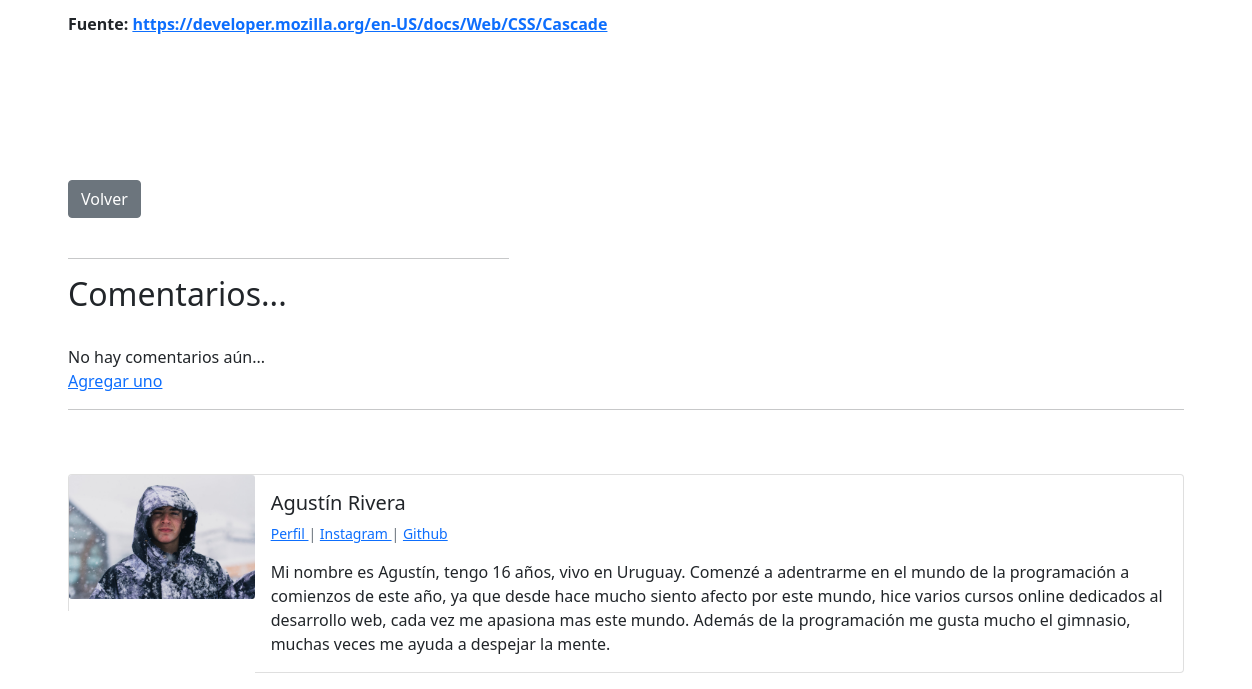
Before: /post/10/ (lower part) with the older database file.
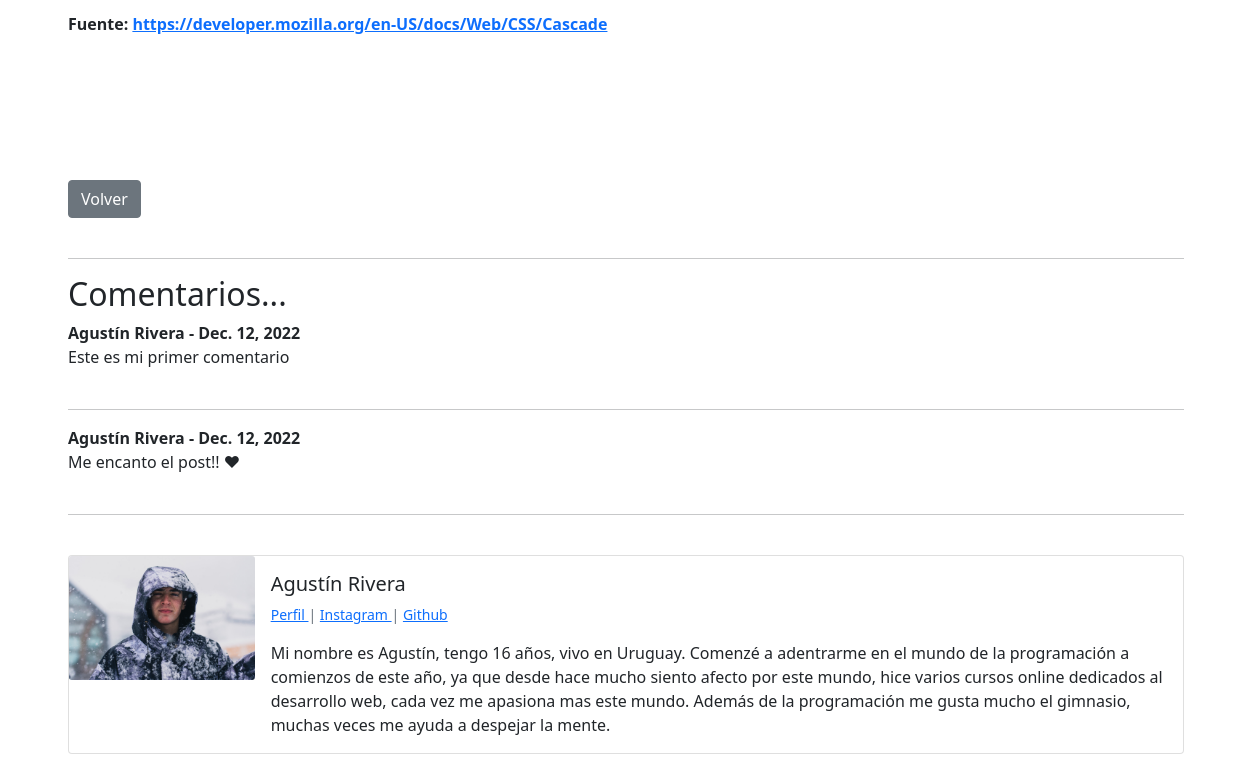
After: the same page with the newer database file.
### appblog/models.py (models this page shows, shortened)
class Comment(models.Model):
    post = models.ForeignKey(Post,related_name="comments", on_delete=models.CASCADE)
    name = models.CharField(max_length=255)
    body = models.TextField()
    date_added = models.DateField(auto_now_add=True)

### appblog/views.py (the view)
# urls.py: path('post/<pk>/', PostDetail.as_view(), name="detalle-post"),
class PostDetail(DetailView):
   model = Post
   template_name = 'appblog/detail_post.html'

### appblog/templates/appblog/detail_post.html (shortened to what this page needs)
{% extends 'appblog/base.html' %}
{% block contenido %}
    <br/>
    <br/>
    <br/><br/>
    {{ object.cuerpo|safe }}
<br/><br/>
<a href="{% url 'inicio' %}" class="btn btn-secondary"> Volver </a>
<br/><br/>
<hr>
<h2> Comentarios...</h2>
{% if not post.comments.all %}
<br>
    No hay comentarios aún...
    <br>
    <a href="#" >Agregar uno</a>
<hr>
<br>
{% else %}
    {% for comment in post.comments.all %}
        <strong>
            {{ comment.name}} -
            {{ comment.date_added}}
        </strong>
        <br>
        {{ comment.body}}
        <br/><br/>
        <hr>
    {% endfor %}
{% endif %}
<br>
    <div class="card mb-3" >
    <div class="row g-0">
        <div class="col-md-2">
{% if object.autor.perfil.perfil_imagen %}
    <img src="{{ object.autor.perfil.perfil_imagen.url }}" class="card-img"   >
{% else %}
    <img src="https://180dc.org/wp-content/uploads/2016/08/default-profile.png" class="card-img" >
{% endif %}
        </div>
        <div class="col-md-10">
        <div class="card-body">
            <h5 class="card-title">
                {{ object.autor.first_name}}
                {{object.autor.last_name}}
            </h5>
        <p class= "small text-muted">
            <a href="{% url 'show_profile' object.autor.perfil.id %}"> Perfil </a> |
            {% if object.autor.perfil.Instagram_url %}
                <a href="{{ object.autor.perfil.Instagram_url }}">Instagram </a> |
            {% endif %}
            {% if object.autor.perfil.github_url %}
                <a href="{{ object.autor.perfil.github_url }}">Github </a>
            {% endif %}
            </p>
            <p class="card-text">{{ object.autor.perfil.bio }}</p>
        </div>
        </div>
    </div>
    </div>
{% endblock %}

Changed rows visible on the page:
added Comment: name "Agustín Rivera", date_added "Dec. 12, 2022", body "Este es mi primer comentario"
added Comment: name "Agustín Rivera", date_added "Dec. 12, 2022", body "Me encanto el post!! ♥"
Other visible differences:
text no longer shown: "No hay comentarios aún... Agregar uno"
